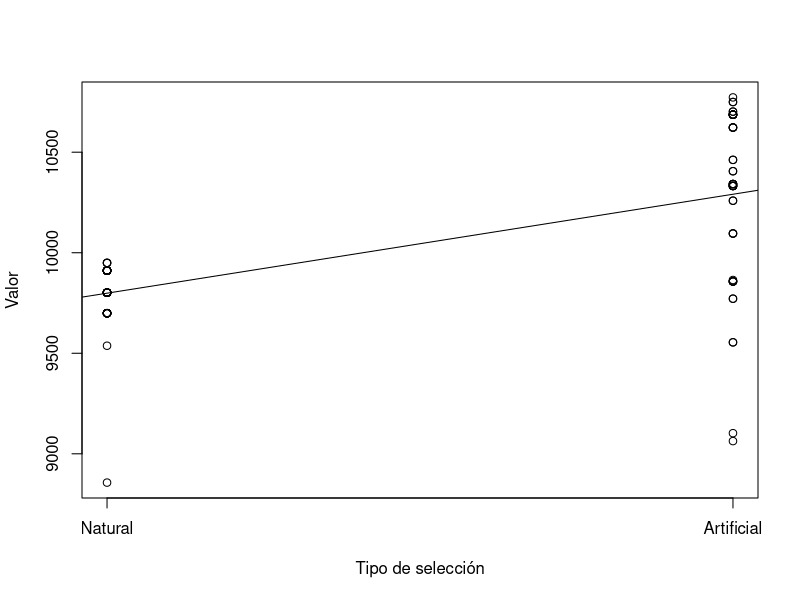

Reproduce this figure in R.
ch1 = read.table("challenge1.txt")
ch1 <- rbind(ch1, rep(1, 50))
ch2 = read.table("challenge2.txt")
ch2 <- rbind(ch2, rep(2, 50))
ch1 <- cbind(ch1, ch2)
ch1 <- t(ch1)
ch1 <- as.data.frame(ch1)
colnames(ch1) <- c("valores", "tipo")
rownames(ch1) <- 1: nrow(ch1)
regresion <- lm(valores ~ tipo, data = ch1)
summary(regresion)

print(ch1)

png("rlch1.png")
plot(ch1$tipo, ch1$valores, xlab = "Tipo de selecci\u{f3}n", ylab = "Valor", xaxt = "n")
axis(1, at=1:2, lab = c("Natural", "Artificial"))
abline(regresion)
graphics.off()
